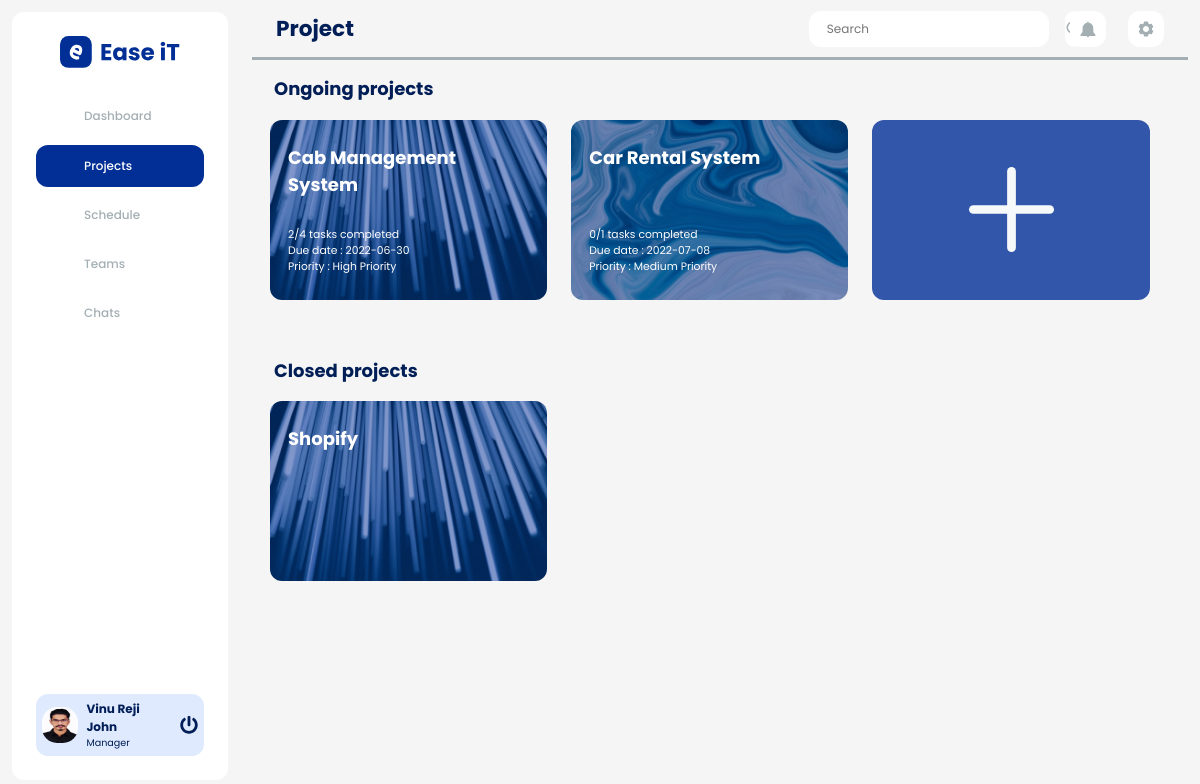
Page /project.php (signed in) on the committed database.
### tables this page shows
CREATE TABLE `tbl_user_role` (
  `role_id` int(10) NOT NULL,
  `role_name` varchar(50) NOT NULL,
  `role_permission` int(10) NOT NULL
);

CREATE TABLE `tbl_project` (
  `project_id` int(15) NOT NULL,
  `project_name` varchar(50) NOT NULL,
  `project_description` varchar(500) NOT NULL,
  `project_created_date` varchar(10) NOT NULL,
  `project_start_date` varchar(10) NOT NULL,
  `project_end_date` varchar(10) NOT NULL,
  `project_status` int(10) NOT NULL DEFAULT 0,
  `project_priority` int(10) NOT NULL
);

### project.php (the view, shortened to what this page needs)
<?php
include('./config/connect.php');
if (isset($_SESSION["pmsSession"]) != session_id()) {
    header("Location: ./index.php");
    die();
} else {
?>
    <!DOCTYPE html>
    <html>
    <head>
        <link rel="stylesheet" href="./stylesheets/css/style.css" />
        <link rel="stylesheet" href="./stylesheets/css/bootstrap.min.css" />
    </head>
    <body class="dashboard-body">
        <div class="dashboard-container">
            <?php include("./layouts/sidebar.php");
            ?>
            <?php include("./layouts/header.php");
            ?>
            <div class="dashboard-contents">
                <h1 class="content-heading ml-3">Ongoing projects</h1>
                <div class="project-container">
                    <?php
                    if ($_SESSION['currentUserTypeId'] == '2') {
                        $query = "SELECT * FROM tbl_project WHERE project_id IN (SELECT distinct project_id FROM tbl_team_allocation aloc JOIN tbl_user u ON aloc.project_manager = u.user_id WHERE u.user_id = '" . $_SESSION['userId'] . "') AND project_status = 1";
                        $result = mysqli_query($connect, $query);
                        if (mysqli_num_rows($result) > 0) {
                            while ($row = mysqli_fetch_assoc($result)) {
                                $proId = $row['project_id'];
                                $proEndDate = $row['project_end_date'];
                                if ($row['project_priority'] == 1) {
                                    $priority = "High Priority";
                                } else if ($row['project_priority'] == 2) {
                                    $priority = "Medium Priority";
                                } else if ($row['project_priority'] == 3) {
                                    $priority = "Low Priority";
                                }
                                $query2 = "SELECT count(*) as total FROM tbl_tasks WHERE project_id = '$proId'";
                                $result2 = mysqli_query($connect, $query2);
                                $row2 = mysqli_fetch_assoc($result2);
                                $total = $row2['total'];
                                $query3 = "SELECT count(*) as completed FROM tbl_tasks WHERE project_id = '$proId' AND task_status = 4";
                                $result3 = mysqli_query($connect, $query3);
                                $row3 = mysqli_fetch_assoc($result3);
                                $completed = $row3['completed'];
                                $stat = $completed . '/' . $total . ' tasks completed';
                                $proName = $row['project_name'];
                                echo "<a href='./tasks.php?id=$proId' class='projects pro' id='$proId'>$proName
                                <div>
                                    <div class='project-details text-white font-weight-normal'>$stat </div>
                                    <div class='project-details text-white font-weight-normal'>Due date : $proEndDate </div>
                                    <div class='project-details text-white font-weight-normal'>Priority : $priority </div>
                                </div>
                                </a>";
                            }
                            echo "<div class='projects' id = 'createPro' data-toggle='modal'></div>";
                        } else {
                            echo "<div class='projects' id = 'createPro' data-toggle='modal'></div>";
                        }
                    }
                    ?>
                </div>
                <h1 class="content-heading ml-3 mt-5">Closed projects</h1>
                <div class="project-container">
                    <?php
                    if ($_SESSION['currentUserTypeId'] == '2') {
                        $query = "SELECT * FROM tbl_project WHERE project_id IN (SELECT distinct project_id FROM tbl_team_allocation aloc JOIN tbl_user u ON aloc.project_manager = u.user_id WHERE u.user_id = '" . $_SESSION['userId'] . "') AND project_status = 0";
                        $result = mysqli_query($connect, $query);
                        if (mysqli_num_rows($result) > 0) {
                            while ($row = mysqli_fetch_assoc($result)) {
                                $proId = $row['project_id'];
                                $proName = $row['project_name'];
                                echo "<a href='./tasks.php?id=$proId' class='projects pro' id='$proId'>$proName</a>";
                            }
                        } else {
                            echo '
                            <h3 class="view-more-btn ml-3">No closed project</h3>
                            ';
                        }
                    }
                    ?>
                </div>
            </div>
        </div>
    </body>
    </html>
<?php
}
?>

### layouts/sidebar.php
<?php
include('./config/connect.php');
$activePage = basename($_SERVER['PHP_SELF'], ".php");
$userName = $_SESSION['userName'];
$userType = $_SESSION['currentUserTypeId'];
$proPic = $_SESSION['proPic'];
$selectRole= "SELECT `role_name` FROM tbl_user_role WHERE `role_id` = '$userType '";
$result3 = mysqli_query($connect, $selectRole);
$roleName = mysqli_fetch_assoc($result3);
?>
<div class="sidebar-container">
    <nav class="nav-container">
        <div class="logo-container">
            <img src="./assets/images/logo.svg" alt="ease-it-logo" class="logo" />
        </div>
        <ul class="nav">
            <a href="./dashboard.php">
                <li class="nav-items <?= ($activePage == 'dashboard') ? 'active-nav':''; ?>">
                    <span class="ico">
                        <object class="svgClass" type="image/svg+xml" data="./assets/icons/dashboard-ico.svg"></object>
                    </span><span>Dashboard</span>
                </li>
            </a>
            <a href="./project.php">
                <li class="nav-items <?= ($activePage == 'project') || ($activePage == 'activity') || ($activePage == 'tasks') || ($activePage == 'files') || ($activePage == 'manageProject') || ($activePage=='projectDetails') ? 'active-nav':''; ?>">
                    <span class="ico">
                        <object class="svgClass" type="image/svg+xml" data="./assets/icons/project-ico.svg"></object>
                    </span>
                    <span>Projects</span>
                </li>
            </a>
            <a href="./schedule.php">
            <li class="nav-items <?= ($activePage == 'schedule') ? 'active-nav':''; ?>">
                <span class="ico">
                    <object class="svgClass" type="image/svg+xml" data="./assets/icons/schedule-ico.svg"></object>
                </span><span>Schedule</span>
            </li>
            </a>
            <a href="./teams.php">
            <li class="nav-items <?= ($activePage == 'teams') || ($activePage == 'manageteam') || ($activePage == 'teamMemberDetails') || ($activePage == 'userDetails') ? 'active-nav':''; ?> ">
                <span class="ico"><object class="svgClass" type="image/svg+xml"
                        data="./assets/icons/team-ico.svg"></object></span><span>Teams</span>
            </li>
            </a>
            <a href="./chats.php">
            <li class="nav-items <?= ($activePage == 'chats')  ? 'active-nav':''; ?> ">
                <span class="ico"><object class="svgClass" type="image/svg+xml"
                        data="./assets/icons/chat-ico.svg"></object></span><span>Chats</span>
            </li>
            </a>
        </ul>
    </nav>
    <div class="s-profile-container">
        <a href="./manageProfile.php">
    <?php echo '<img class="pro-pic-ico" src="./assets/uploads/' . $proPic . '" alt="" />';?>
    </a>
        <a href="./manageProfile.php" class="pro-details-container">
            <p class="pro-name"><?php echo ucwords($userName); ?></p>
            <p class="pro-role"><?php echo ucwords($roleName['role_name']);?></p>
        </a>
        <a href="./auth/logoutController.php"><img class="log-out-btn" src="./assets/icons/power-off-ico.svg" alt="" /></a>
    </div>
</div>

### rows in the picture
tbl_user_role: role_name "Manager"
tbl_project: shows a picture, project_name "Cab Management System", stat "2/4 tasks completed", project_end_date "2022-06-30", project_priority "High Priority"
tbl_project: shows a picture, project_name "Car Rental System", stat "0/1 tasks completed", project_end_date "2022-07-08", project_priority "Medium Priority"
tbl_project: project_name "Shopify"

### other values in the picture
$userName "Vinu Reji John"
$activePage "Project"
